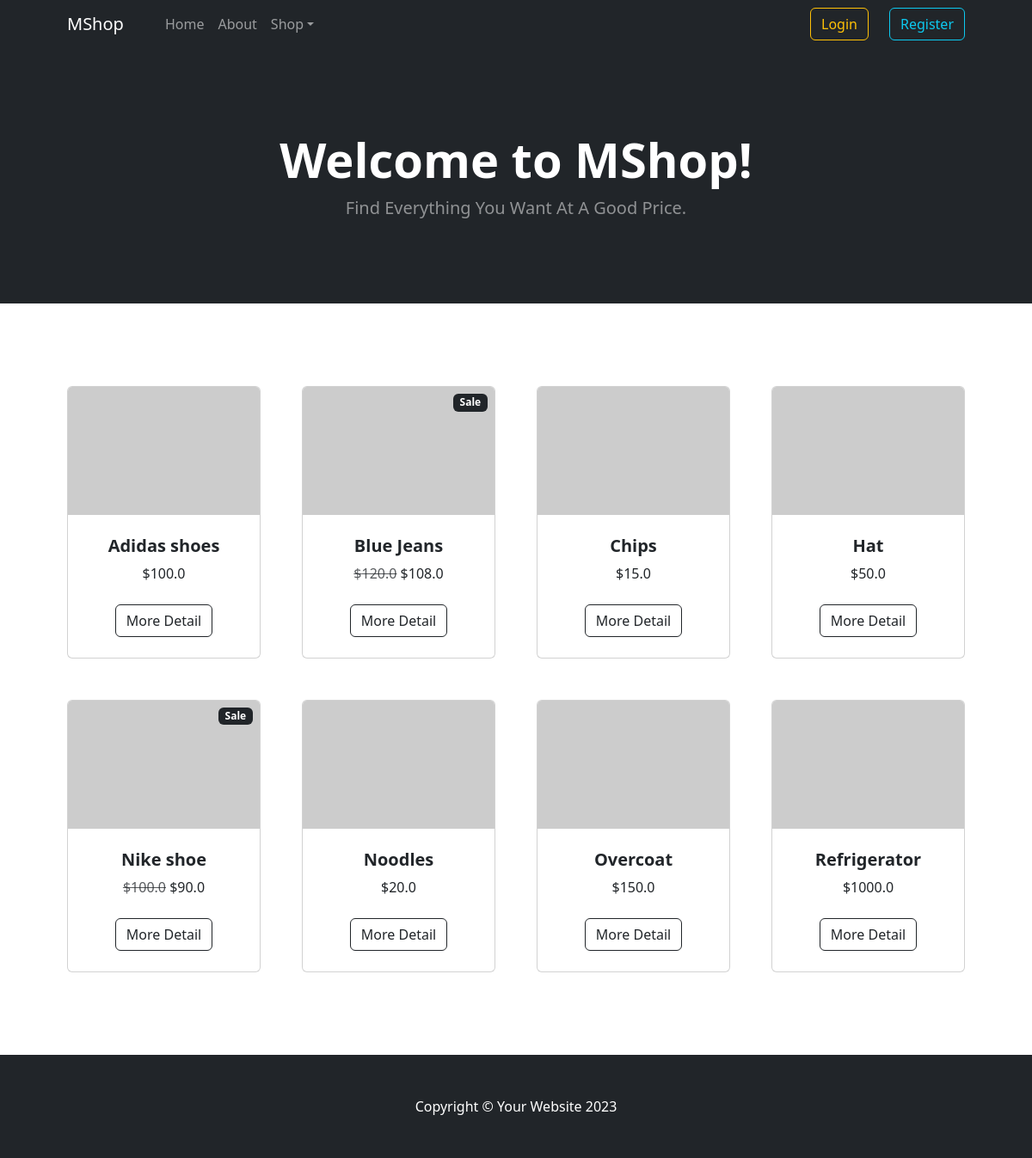
The page / on the database its author committed.
### items/models.py (models this page shows, shortened)
class Item(models.Model):
    title = models.CharField(max_length=60)
    description = models.TextField()
    price = models.FloatField()
    image = models.ImageField(upload_to="item_images", blank=True, null=True)
    is_sold = models.BooleanField(default=False)
    is_on_sale = models.BooleanField(default=False)
    discount = models.FloatField(default=0.0)
    created_at = models.DateTimeField(auto_now_add=True)
    category = models.ForeignKey(
        Category, on_delete=models.CASCADE, related_name="items"
    )
    buyers = models.ManyToManyField(
        User, through="Purchase", related_name="purchased_items"
    )
    class Meta:
        ordering = ("title",)
    def discounted_price(self):
        return self.price - self.price * self.discount

### items/views.py (the view)
# urls.py: path("", views.index, name="index"),
def index(request):
    items = get_list_or_404(Item, is_sold=False)[:8]
    for item in items:
        if item.is_on_sale:
            item.discount = item.discounted_price()
    return render(
        request,
        "items/index.html",
        {
            "items": items,
        },
    )

### items/templates/items/index.html
{% extends "items/base.html" %}
{% block content %}
<header class="bg-dark py-5">
    <div class="container px-4 px-lg-5 my-5">
        <div class="text-center text-white">
            <h1 class="display-4 fw-bolder">Welcome to MShop!</h1>
            <p class="lead fw-normal text-white-50 mb-0">Find Everything You Want At A Good Price.</p>
        </div>
    </div>
</header>
<section class="py-5">
    <div class="container px-4 px-lg-5 mt-5">
        <div class="row gx-4 gx-lg-5 row-cols-2 row-cols-md-3 row-cols-xl-4 justify-content-center">
            {% for item in items %}
            <div class="col mb-5">
                <div class="card h-100">
                    {% if item.is_on_sale %}
                    <div class="badge bg-dark text-white position-absolute" style="top: 0.5rem; right: 0.5rem">Sale</div>
                    {% endif %}
                    {% if item.image %}
                    <img class="card-img-top img-fluid" src="{{ item.image.url }}" alt="..." />
                    {% else %}
                    <img class="card-img-top" src="https://dummyimage.com/450x300/dee2e6/6c757d.jpg" alt="..." />
                    {% endif %}
                    <div class="card-body p-4">
                        <div class="text-center">
                            <h5 class="fw-bolder">{{ item.title }}</h5>
                            {% if item.is_on_sale %}
                            <span class="text-muted text-decoration-line-through">${{ item.price }}</span>
                            ${{ item.discount }}
                            {% else %}
                            ${{ item.price }}
                            {% endif %}
                        </div>
                    </div>
                    <div class="card-footer p-4 pt-0 border-top-0 bg-transparent">
                        <div class="text-center"><a class="btn btn-outline-dark mt-auto" href="{% url "items:detail" item.id %}">More Detail</a></div>
                    </div>
                </div>
            </div>
            {% endfor %}
        </div>
    </div>
</section>
{% endblock content %}

### rows shown on the page
Item: title "Adidas shoes", price "100.0"
Item: is_on_sale "Sale", title "Blue Jeans", price "120.0", discount "108.0"
Item: title "Chips", price "15.0"
Item: title "Hat", price "50.0"
Item: is_on_sale "Sale", title "Nike shoe", price "100.0", discount "90.0"
Item: title "Noodles", price "20.0"
Item: title "Overcoat", price "150.0"
Item: title "Refrigerator", price "1000.0"
